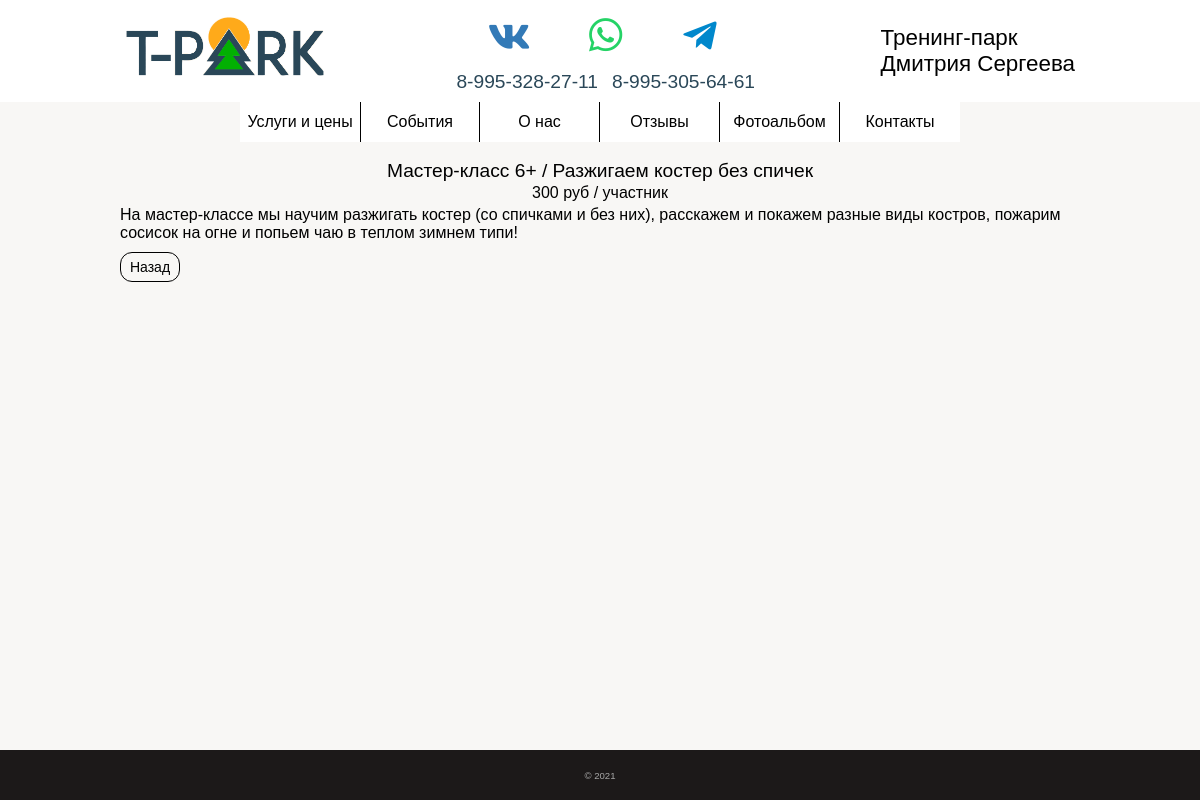
Before: /category/service?service_id=124 with the older database file.
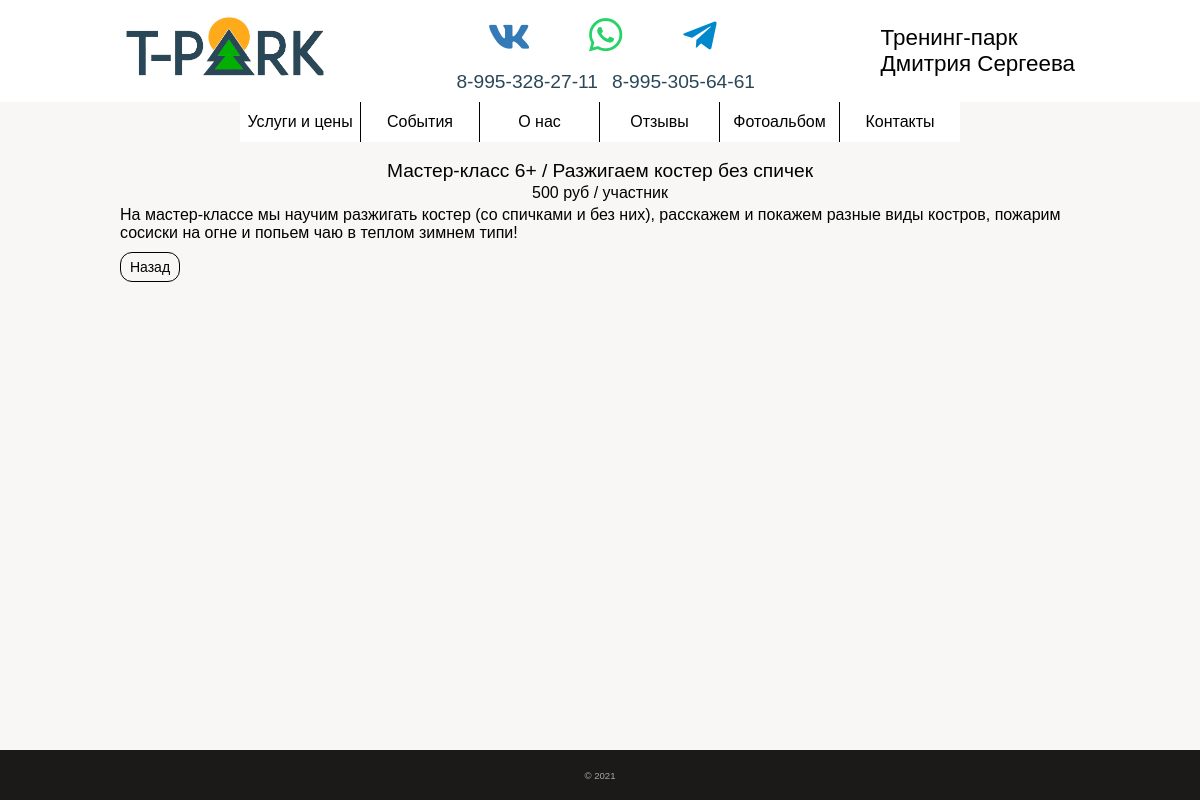
After: the same page with the newer database file.
### app/models.py (models this page shows)
class Service(db.Model):
    id = db.Column(db.Integer, primary_key=True, index=True, unique=True)
    name = db.Column(db.String(128))
    short_description = db.Column(db.String(512))  # краткое описание
    description = db.Column(db.Text)  # полное описание
    status = db.Column(db.BOOLEAN())  # отображение клиентам
    next = db.Column(db.BOOLEAN())   # есть ли переход на дальнейшую страницу
    categories = db.relationship('ServiceCategory', backref='service', lazy='dynamic')
    price = db.Column(db.String(8))
    time = db.Column(db.String(128))
    def __repr__(self):
        if self.time:
            return self.price + ' руб / ' + self.time
        elif self.price:
            return self.price + ' руб'
        else:
            return ''

### app/main/routes.py (the view)
@bp.route('/category/service', methods=['GET'])
def service():
    service_id = request.args.get('service_id')
    try:
        files = listdir('app/static/images/service/{}'.format(service_id))
        path = os.path.join('app/static/images/service/{}'.format(service_id), files[0])
        open(path)
        photo = True
    except:
        photo = False
        files = []
    service = Service.query.filter_by(id=service_id).first()
    return render_template('main/service.html', service=service, categories=get_categories(),
                           photo=photo, files=files, contacts_data=get_contacts_data())

### app/main/functions.py (called while the page is built)
def get_categories():
    return Category.query.order_by(Category.number).all()

def get_geolocation():
    return Text.query.filter_by(title='geolocation').first()

def get_address():
    return Text.query.filter_by(title='address').first()

def get_phone_numbers():
    return Text.query.filter_by(title='phone_numbers').first().text.split()

def get_media():
    return [Text.query.filter_by(title='vk').first(),
            Text.query.filter_by(title='insta').first()]

def get_contacts_data():
    return {
        'geolocation': get_geolocation(),
        'address': get_address(),
        'phone_numbers': get_phone_numbers(),
        'media': get_media()
    }

### app/models.py (called while the page is built)
    def __repr__(self):
        return self.text

### app/templates/main/service.html (shortened to what this page needs)
{% extends "main/base.html" %}
{% block scripts %}
    <link rel="stylesheet" href="{{ url_for('static', filename='slider.css') }}">
    <link rel="stylesheet" href="{{ url_for('static', filename='event/event.css') }}">
{% endblock %}
{% block app_content %}
    <div>
        <div class="category_title"
             {% if not photo %}style="padding-bottom: 0; margin-bottom: -4px;" {% endif %}>{{ service.name }}
        </div>
        <div class="block_service">
            <div class="block_price">
                <div id="price" class="price"></div>
            </div>
            <div class="">
                <div class="block_text">
                    <div class="text_inside">{{ service.description|safe }}</div>
                </div>
            </div>
        </div>
    </div>
{% endblock %}

### app/templates/main/base.html (shortened to what this page needs)
<!DOCTYPE html>
<html id="html" lang="ru">
<head id="head">
    <link rel="stylesheet" href="{{ url_for('static', filename='preloader.css') }}">
    <link rel="stylesheet" href="{{ url_for('static', filename='main/main.css') }}">
    <link rel="stylesheet" href="{{ url_for('static', filename='slider.css') }}">
    <link rel="stylesheet" href="{{ url_for('static', filename='event/event.css') }}">
    <link rel="stylesheet" href="{{ url_for('static', filename='contacts/contacts.css') }}">
    {% block scripts %}{% endblock %}
</head>
<body id="body">
{% set geolocation = contacts_data.geolocation %}
{% set address = contacts_data.address %}
{% set phone_numbers = contacts_data.phone_numbers %}
{% set vk = contacts_data.media[0] %}
{% set telega = contacts_data.media[1] %}
<div id="container_base" class="container_base">
    <div id="upper_container" class="upper_container">
        <div id="upper" class="upper">
            <div class="desktop_upper">
                <div id="block_logo" class="block_logo">
                    <a href="{{ url_for('main.index') }}">
                        <img id="logo" class="img_logo" src="{{ url_for('static', filename='logo.png') }}" alt="">
                    </a>
                </div>
                <div class="upper_media">
                    <div class="social">
                        <ul class="social-icons">
                            <li>
                                <a class="vk modal-link" href="{{ vk }}" target="_blank">
                                    <i class="fab fa-vk" style="margin-top: 5px;"></i>
                                </a>
                            </li>
                            <li>
                                <a class="whatsapp modal-link"
                                   href="https://api.whatsapp.com/send?phone=7{{ phone_numbers[0] }}"
                                   target="_blank">
                                    <i class="fab fa-whatsapp" style="margin-top: 3px;"></i>
                                </a>
                            </li>
                            <li>
                                <a class="telega modal-link" href="https://t.me/+79953056461"
                                   target="_blank">
                                    <i class="fab fa-telegram-plane" style="margin-top: 4px; margin-left: -3px;"></i>
                                </a>
                            </li>
                        </ul>
                    </div>
                    <div id="phone_numbers2" class="block_numbers_2">
                        <div>
                            <a style="cursor: pointer;" href="tel:+7{{ phone_numbers[0] }}">
                                8-{{ phone_numbers[0][0]|string + phone_numbers[0][1]|string + phone_numbers[0][2]|string }}-{{ phone_numbers[0][3]|string + phone_numbers[0][4]|string + phone_numbers[0][5]|string }}-{{ phone_numbers[0][6]|string + phone_numbers[0][7]|string }}-{{ phone_numbers[0][8]|string + phone_numbers[0][9]|string }}
                            </a>
                        </div>
                        <div>
                            <a style="cursor: pointer;" href="tel:+7{{ phone_numbers[1] }}">
                                8-{{ phone_numbers[1][0]|string + phone_numbers[1][1]|string + phone_numbers[1][2]|string }}-{{ phone_numbers[1][3]|string + phone_numbers[1][4]|string + phone_numbers[1][5]|string }}-{{ phone_numbers[1][6]|string + phone_numbers[1][7]|string }}-{{ phone_numbers[1][8]|string + phone_numbers[1][9]|string }}
                            </a>
                        </div>
                    </div>
                </div>
                <div class="block_name">
                    <div>Тренинг-парк</div>
                    <div>Дмитрия Сергеева</div>
                </div>
            </div>
        </div>
    </div>
    <div id='upper_navigation_buttons' class="upper_navigation_buttons">
        <div id='navigation_buttons' class="block_buttons">
            <div id="all_buttons" style="display: flex;">
                <a id="services-button" class="button_main  decoration"
                   href="{{ url_for('main.index') }}">
                    <div href="{{ url_for('main.index') }}" class="">
                        Услуги и цены
                    </div>
                </a>
                <a id="event-button" class="button_main decoration"
                   href="{{ url_for('main.events') }}">
                    <div href="{{ url_for('main.events') }}" class="">
                        События
                    </div>
                </a>
                <a id="about-us-button" class="button_main decoration"
                   href="{{ url_for('main.about') }}">
                    <div href="{{ url_for('main.about') }}" class="">
                        О нас
                    </div>
                </a>
                <a id="comments-button" class="button_main decoration"
                   href="{{ url_for('main.reviews') }}">
                    <div href="{{ url_for('main.reviews') }}" class="">
                        Отзывы
                    </div>
                </a>
                <a id="photo-button" class="button_main decoration"
                   href="{{ url_for('main.gallery') }}">
                    <div href="{{ url_for('main.gallery') }}" class="">
                        Фотоальбом
                    </div>
                </a>
                <a id="contacts-button" class="button_main button_main_last decoration"
                   href="{{ url_for('main.contacts') }}">
                    <div href="{{ url_for('main.contacts') }}" class="">
                        Контакты
                    </div>
                </a>
            </div>
        </div>
    </div>
    <div id="main_block" class="main_block">
        {% block app_content %}{% endblock %}
    </div>
    <div style="margin:  auto 17px;">
        <div id="back_button_2" class="back_button_3">
            <div class="back_button_btn_2">
                <a style="" onclick="history.back(); return false;">
                    Назад
                </a>
            </div>
        </div>
    </div>
</div>
<div id="footer" class="footer">
    <div class="footer_date">© 2021</div>
</div>
</body>
</html>

### app/static/preloader.css (style rules this page uses)
.container_base, .footer { opacity: 0; }

### app/static/main/main.css (style rules this page uses)
:root { --background-color: rgba(169, 191, 239, 0.15); --primary-color: #ffa300; --primary-font-size: 16px; --primary-font-family: Arial, sans-serif; --primary-content-width: 960px; --primary-content-height: 100px; --modal_window_time: none; --vw: none; --vh: none; }
html { box-sizing: border-box; -webkit-tap-highlight-color: rgba(0, 0, 0, 0); height: 100vh; }
*, *:before, *:after { box-sizing: inherit; }
* { appearance: none; -webkit-appearance: none; font-family: var(--primary-font-family); }
body { margin: 0; -webkit-text-size-adjust: none; background-color: rgba(209, 207, 188, 0.15); height: 100vh; }
img { user-select: none; }
p { margin: 0; }
.upper_container { width: 100%; background-color: white; }
.upper { width: min(var(--vw, 1vw) * 100 - 34px, 960px); margin: 0 17px; position: sticky; justify-content: space-between; vertical-align: middle; align-items: center; color: black; display: flex; z-index: 1; background-color: white; }
.upper ul li { list-style: none; }
.footer { display: flex; justify-content: space-evenly; vertical-align: middle; align-items: center; text-align: center; height: min(calc(var(--vh, 1vh) * 10), 50px); margin-top: 4px; width: 100%; background-color: #1c1919; }
.footer_date { color: #a8a8a8; font-size: calc(var(--primary-font-size) * 0.6); }
.container_base { min-height: calc(100vh - 14px - min(10 * var(--vh, 1vh), 40px)); }
.mobile_upper, .desktop_upper { display: none; }
.desktop_upper { display: none; }
.block_buttons { background: white; display: flex; margin: 0 auto; justify-content: center; width: max-content; position: relative; z-index: 5; }
.main_block { margin: 0 auto; width: 100%; z-index: 2; }
.category_title { padding-top: 8px; padding-bottom: 8px; text-align: center; font-size: calc(var(--primary-font-size) * 1.3); margin: 0 auto; }

### app/static/slider.css (style rules this page uses)
:root { --primary-width: calc(100% / 1); --primary-flex: 0 0 calc(100% / 1); }

### app/static/contacts/contacts.css (style rules this page uses)
.fa-telegram-plane { left: -2%; }
.social-icons { display: flex; justify-content: center; align-items: center; list-style: none; padding-inline-start: 0; margin-block-start: 0; margin-block-end: 0; }
.social-icons a { display: inline-block; width: 36px; height: 32px; border-radius: 50%; position: relative; margin: 5px; text-align: center; font-size: 28px; transition: 0.5s; }
.social-icons .vk { color: #337AB7; }
.social-icons .whatsapp { color: #25d366; }
.social-icons .telega { color: #0088cc; }
.social-icons a i, .social-icons a img { z-index: 2; position: relative; line-height: 30px; }
.social-icons a:after { content: ''; display: block; position: absolute; border-radius: 50%; width: 0; height: 0; transition: 0.3s; top: 50%; left: 50%; }
.social-icons .vk:after { background: #BFE2FF; }
.social-icons .whatsapp:after { background: linear-gradient(#25d366, #25d366) 14% 84%/16% 16% no-repeat, radial-gradient(#25d366 100%, transparent 0); }

### app/static/service/service_desktop.css (style rules this page uses)
.block_price { display: block; align-items: center; text-align: center; justify-content: center; max-width: 50vw; min-width: 100px; width: max-content; margin: auto; border-radius: 2px; font-size: var(--primary-font-size); padding-bottom: 4px; margin-top: 6px; }
.block_service { display: grid; margin: 0 auto; grid-template-columns: 1fr; align-items: center; max-width: 960px; z-index: 2; }
.category_title { text-align: center; font-size: calc(var(--primary-font-size) * 1.2); }
.block_text { max-width: 960px; text-align: left; margin: auto; font-size: var(--primary-font-size); }

### app/static/main/modal_window_desktop.css (style rules this page uses)
.social-icons { margin: 5px 0 -8px; justify-content: space-evenly; }

### app/static/admin_panel.css (style rules this page uses)
.block_buttons { margin-bottom: 10px; }
.button_main { font-size: var(--primary-font-size); border: none; border-right: 1px solid black; width: min(120px, 25vw) }
.button_main:first-child { border: none; }
.button_main:nth-child(2) { border-left: 1px solid black; }
.button_main:last-child { border-right: 0; }

Changed rows visible on the page:
changed Service "Мастер-класс 6+ / Разжигаем костер без спичек": description "…разные виды костров, пожарим сосисок на огне и попьем…" → "…разные виды костров, пожарим сосиски на огне и попьем…"
Other visible differences:
text written by a page script: "300 руб / участник" → "500 руб / участник"
